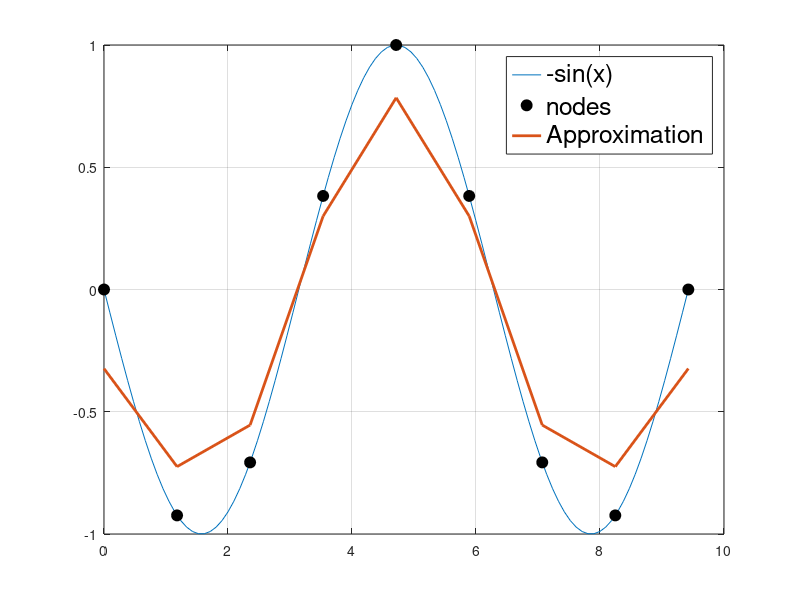

Write MATLAB code to recreate this figure.
f = @(x) cos(x);
% define the anonymous function using @(x)
% plot exact derivative (make sure it looks smooth, may want to create a densely sampled x_interp for this)
f_prime = @(x) -1.*sin(x);
x1 = linspace(0, 3.*pi);
figure(1)
plot(x1, f_prime(x1))
grid on
hold on
% define # nodes
nodes = 9;
% create x vector of nodes with linspace
x = linspace(0, 3.*pi, nodes);

plot(x,f_prime(x),'ko','markerfacecolor','k','markersize',8); % sampled nodes

% define h, the spacing between x nodes
%h = x(2)-x(1);
h = (3.*pi)./8;


f_prime_approx = NaN(1,length(x)); % often good idea to initialize variables as NaNs or zeros

f_prime_approx(1) =  (-3.*f(x(1))+4.*f(x(2))-f(x(3)))./(2.*h);% the approx derivative at the first point using 3 pt endpoint formula

for i = 2 : length(x) - 1 % only loop over interior nodes

    f_prime_approx(i) = (f(x(i+1))-f(x(i-1)))./(2.*h);% define approx derivative at interior nodes using 3 pt midpoint formula

end

f_prime_approx(end) = (f(x(end-2))-4.*f(x(end-1))+3.*f(x(end)))./(2.*h);% define approx derivative at last point using 3 pt endpoint formula 

% and also plot approx derivative values as individual markers (e.g. circles) on the same plot

plot(x, f_prime_approx,'linewidth',2);

legend('-sin(x)','nodes','Approximation','Location','NorthEast','fontsize',18);

f_prime((3.*pi)./2)

f_prime_approx(5)
